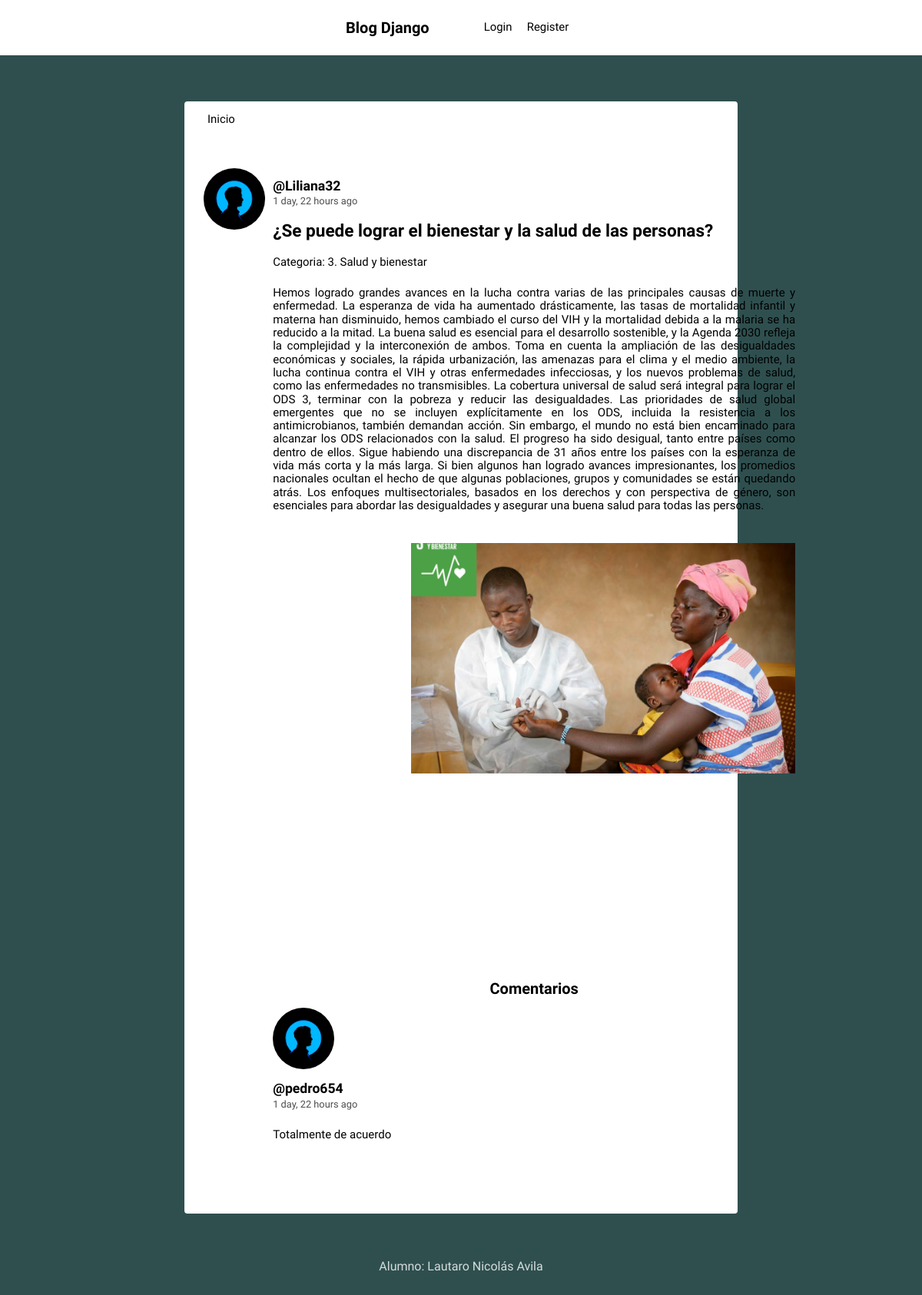
Screenshot of /3/ with the database file from the repository.
### blog/models.py (models this page shows, shortened)
class Post(models.Model):
    titulo = models.CharField('Título del Post',max_length = 150, unique = True)
    slug = models.CharField('Slug', max_length = 150, unique = True)
    user = models.ForeignKey(User, on_delete=models.CASCADE, related_name='posts')
    timestamp = models.DateTimeField(default=timezone.now)
    content = models.TextField()
    imagen = models.ImageField(null=True,blank=True,upload_to="images/")
    publicado = models.BooleanField('Publicado',default = True)
    categoria = models.CharField('Categoria', max_length = 150)
    class Meta:
        ordering = ['-timestamp']

class profile(models.Model):
    user = models.OneToOneField(User, on_delete=models.CASCADE)
    image = models.ImageField(default='perfil.png')

class Comentario(models.Model):
    user = models.ForeignKey(User, on_delete=models.CASCADE)
    timestamp = models.DateTimeField(default=timezone.now)
    post = models.ForeignKey(Post, on_delete=models.CASCADE, related_name='comentario')
    content = models.TextField()
    class Meta:
        ordering = ['-timestamp']

### blog/views.py (the view)
# urls.py: path('<slug:slug>/',detalle_post, name='detalle_post'),
def detalle_post(request,slug):
    post = get_object_or_404(Post,slug=slug)
    post = Post.objects.get(
        slug = slug
    )
    contexto = {'detalle_post':post,
            }
    return render(request,'social/detalle_post.html',contexto)

### blog/templates/social/detalle_post.html (shortened to what this page needs)
{% extends 'social/layout.html' %}
{% load humanize %}
{% block content %}
<article>
    <div class="container-article">
        <img src="{{ detalle_post.user.profile.image.url }}">
        <div>
            <h2 class="username"><a href="{% url 'profile' detalle_post.user.username %}">@{{ detalle_post.user.username }}</a></h2>
            <time data-time="#">{{ detalle_post.timestamp|naturaltime }}</time>
            <br>
            <div class="post"><h2>{{ detalle_post.titulo }}</h2></div>
            <a href="{% url 'categoria' detalle_post.categoria %}">Categoria: {{ detalle_post.categoria }}</a>
            <br><br><br>
            <div class="post">{{ detalle_post.content }}</div>
            <img class='post_img_detail'src="{{ detalle_post.imagen.url }}">
            <br><br><br>
            <br><br><br><br><br><br><br><br><br><br><br><br><br><br><br><br><br><br><br><br>
            <h1 style="text-align: center;">Comentarios</h1>
        {% if not detalle_post.comentario.all%}
            No hay comentarios...
        {% else %}
            {% for com in detalle_post.comentario.all%}
                <img src="{{ com.user.profile.image.url }}">
                <h2 class="username"><a href="{% url 'profile' com.user.username %}">@{{ com.user.username }}</a></h2>
                <time data-time="#">{{ com.timestamp|naturaltime }}</time>
                <br><br><br>
                <div class="post">{{ com.content }}</div>
                <br><br><br>
            {% endfor %}
        {% endif %}
        </div>
    </div>
</article>
{% endblock %}

### blog/static/style.css (style rules this page uses)
body { background: #2F4F4F; font-size: 62.5%; font-family: 'Varela Round', Helvetica, Arial, serif; }
img { object-fit: cover; }
a { font-size: .93rem; text-decoration: none; color: black; }
article { width: 93%; margin: auto; padding: 40px 0; border-bottom: 2px solid #ECEEEF; }
.username { margin-bottom: .2rem; }
.username a { font-size: 1.1rem; }
.container-article { display: flex; }
.container-article img { height: 80px; width: 80px; margin-right: 10px; border-radius: 50%; }
article:last-child { border-bottom: 0; }
time { font-size: .8rem; opacity: .7; }
.post { font-size: .94rem; text-align:justify; }
img.post_img_detail { height: 300px; width: 500px; margin-left: 180px; margin-right: auto; margin-top: 40px; border-radius: 0%; }

### rows the page displays
Post: user.profile.image (picture), user.username "Liliana32", timestamp "1 day, 22 hours ago", titulo "¿Se puede lograr el bienestar y la salud de las personas?", categoria "3. Salud y bienestar", content "Hemos logrado grandes avances en la lucha contra varias de las principales causas de muerte y enfermedad. La esperanza de vida ha aumentado drásticamente, las tasas de mortalidad infantil y materna han disminuido, hemos cambiado el curso del VIH y la mortalidad debida a la malaria se ha reducido a la mitad. La buena salud es esencial para el desarrollo sostenible, y la Agenda 2030 refleja la complejidad y la interconexión de ambos. Toma en cuenta la ampliación de las desigualdades económicas y sociales, la rápida urbanización, las amenazas para el clima y el medio ambiente, la lucha continua contra el VIH y otras enfermedades infecciosas, y los nuevos problemas de salud, como las…", imagen (picture)
Comentario: user.profile.image (picture), user.username "pedro654", timestamp "1 day, 22 hours ago", content "Totalmente de acuerdo"
